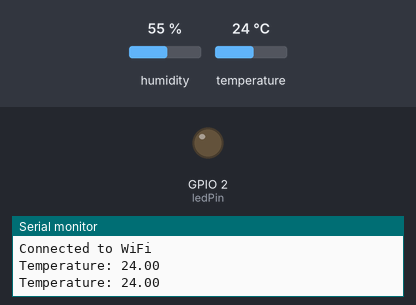
Bench run of a sketch on a simulated ESP32. Parts: output pins drawn as LEDs (lit = HIGH), the last lines printed to the serial monitor. Inputs (shaded band) come from the test bench; at power-on: temperature 24 °C, humidity 55 %. WiFi joins after 1.5 s; servers stay silent unless stated.

Above: at 3.2 s.
3.3 s: temperature set to 27 °C
At 5.1 s:
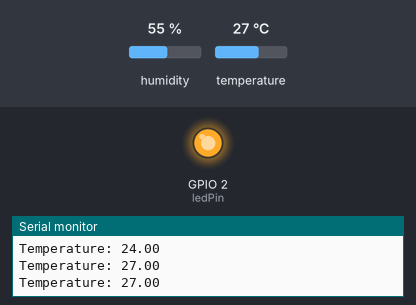
6.0 s: temperature set to 12 °C
At 7.5 s:
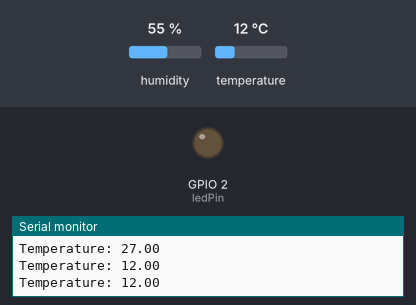
8.7 s: temperature set to 28 °C
At 11.1 s:
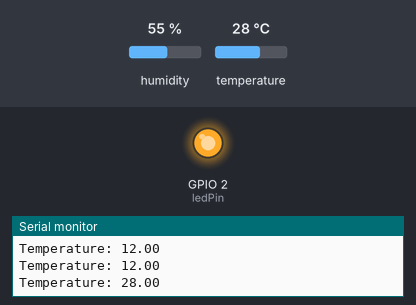
Timing chart, 0 to 12.6 s (numbered marks = the images above; inputs shaded):
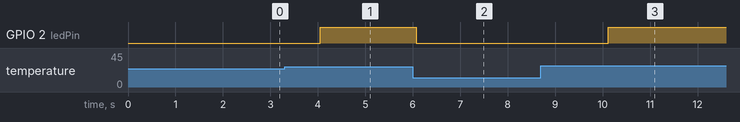

The sketch:

main.ino
```cpp
/*
 * Author : Mohd Aman Ansari
 * embed
 * https://embed.org.in
 */
#include <WiFi.h> //Include Library WiFi.h
#include <DHT.h>  //Include Library DHT.h

#define DHTPIN 15 // DHT11 Tempreture sensor PIN attach to ESP32 PIN 15
#define DHTTYPE DHT11
DHT dht(DHTPIN, DHTTYPE);

// Your WiFi credentials
const char *ssid = "************";
const char *password = "***********";

int ledPin = 2;                  // pin to which the led is connected
float temperatureThreshold = 25; // temperature threshold value

void setup()
{
  Serial.begin(115200); //set baudrate
  dht.begin();

  WiFi.begin(ssid, password);
  while (WiFi.status() != WL_CONNECTED)
  {
    delay(1000);
    Serial.println("Connecting to WiFi...");
  }
  Serial.println("Connected to WiFi");

  pinMode(ledPin, OUTPUT);
}

void loop()
{
  float temperature = dht.readTemperature();
  if (isnan(temperature))
  {
    Serial.println("Failed to read temperature from DHT sensor!");
    return;
  }

  Serial.print("Temperature: ");
  Serial.println(temperature);

  if (temperature > temperatureThreshold)
  {
    digitalWrite(ledPin, HIGH);
  }
  else
  {
    digitalWrite(ledPin, LOW);
  }

  delay(1000);
}
```

Measured:
- the behaviour switches between 25 and 26 °C on temperature (found by bisection; images 0 and 1)
- after the input at 3.3 s, GPIO 2 (ledPin): LOW → HIGH after 0.75 s
- after the input at 6.0 s, GPIO 2 (ledPin): HIGH → LOW after 0.07 s
- after the input at 8.7 s, GPIO 2 (ledPin): LOW → HIGH after 1.4 s
